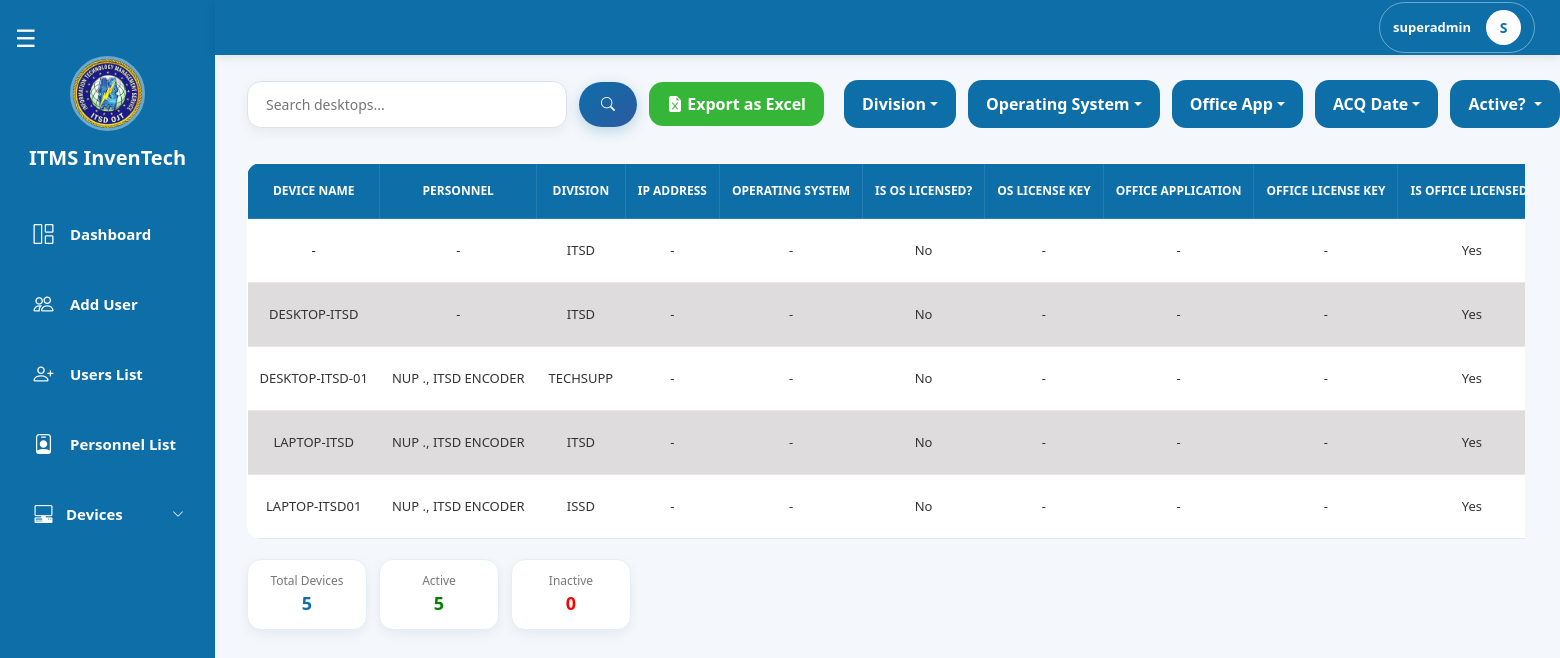
The page /pages/superadmin/device_desktops.php (signed in) on the database its author committed.
### tables this page shows
CREATE TABLE `desktops` (
  `id` int(11) NOT NULL,
  `personnel_id` int(11) NOT NULL,
  `device_id` int(11) NOT NULL,
  `device_name` varchar(150) NOT NULL,
  `division_id` int(11) NOT NULL,
  `ip_address` varchar(50) DEFAULT NULL,
  `os` varchar(100) DEFAULT NULL,
  `is_os_licensed` tinyint(1) DEFAULT NULL,
  `is_remote_acc` tinyint(1) DEFAULT NULL,
  `endpoint_security_id` longtext DEFAULT NULL,
  `no_of_installed_anti_virus` int(11) DEFAULT NULL,
  `date_installed` date DEFAULT NULL,
  `guid` varchar(100) DEFAULT NULL,
  `mac_address` varchar(100) DEFAULT NULL,
  `cpu_brand` varchar(100) DEFAULT NULL,
  `cpu_cores` int(11) DEFAULT NULL,
  `gb_ram` int(11) DEFAULT NULL,
  `monitor_brand` varchar(100) DEFAULT NULL,
  `monitor_size_inches` int(11) DEFAULT NULL,
  `no_of_user_accounts` int(11) DEFAULT NULL,
  `user_account_type` longtext DEFAULT NULL,
  `authorized_software` text DEFAULT NULL,
  `unauthorized_software` text DEFAULT NULL,
  `office_application` varchar(150) DEFAULT NULL,
  `is_office_licensed` tinyint(1) DEFAULT NULL,
  `previous_owners_id` longtext DEFAULT NULL CHECK (json_valid(`previous_owners_id`)),
  `created_date` date DEFAULT current_timestamp(),
  `last_updated_at` date DEFAULT NULL,
  `os_license_key` varchar(255) DEFAULT NULL,
  `office_license_key` varchar(255) DEFAULT NULL,
  `par_serial_no` varchar(255) DEFAULT NULL,
  `is_active` tinyint(1) DEFAULT 1,
  `acquisition_date` date DEFAULT NULL
);

CREATE TABLE `divisions` (
  `id` int(11) NOT NULL,
  `division` varchar(100) NOT NULL
);

### pages/superadmin/device_desktops.php (the view, shortened to what this page needs)
<?php
include "../../config/db.php";
function getEndpointNames($conn, $json)
{
    $ids = json_decode($json, true);
    $ids = implode(',', array_map('intval', $ids));
    $result = $conn->query("SELECT antivirus FROM endpoint_security WHERE id IN ($ids)");
    $names = [];
    while ($row = $result->fetch_assoc()) {
        $names[] = $row['antivirus'];
    }
    return implode(', ', $names);
}
function dash($val)
{
    $v = trim($val ?? '');
    return $v !== '' ? htmlspecialchars($v) : '-';
}
$limit  = 10;
$page   = max(1, (int)($_GET['page'] ?? 1));
$offset = ($page - 1) * $limit;
$search = trim($_GET['search'] ?? '');
$division_filter_raw = $_GET['division']      ?? [];
$os_filter_raw       = $_GET['filter_os']     ?? [];
$office_filter_raw   = $_GET['filter_office'] ?? [];
$division_filter = is_array($division_filter_raw) ? array_filter(array_map('trim', $division_filter_raw)) : [];
$os_filter       = is_array($os_filter_raw)       ? array_filter(array_map('trim', $os_filter_raw))       : [];
$office_filter   = is_array($office_filter_raw)   ? array_filter($office_filter_raw)   : [];
$active_filter   = isset($_GET['is_active']) ? trim($_GET['is_active']) : '';
$acq_filter = trim($_GET['filter_acq'] ?? '');
$baseWhere  = [];
$baseParams = [];
$baseTypes  = '';
$whereSQL = !empty($baseWhere) ? "WHERE " . implode(" AND ", $baseWhere) : "";
$baseJoin = "FROM desktops d
             LEFT JOIN personnels p  ON d.personnel_id = p.id
             LEFT JOIN ranks r       ON p.rank_id = r.id
             LEFT JOIN divisions dv  ON d.division_id = dv.id";
$st = $conn->prepare("SELECT COUNT(*) AS total $baseJoin $whereSQL");
$st->execute();
$totalDevices = $st->get_result()->fetch_assoc()['total'] ?? 0;
$activeWhere = $baseWhere;
$activeWhere[] = "d.is_active = 1";
$activeSQL = "WHERE " . implode(" AND ", $activeWhere);
$inactiveWhere = $baseWhere;
$inactiveWhere[] = "d.is_active = 0";
$inactiveSQL = "WHERE " . implode(" AND ", $inactiveWhere);
$sa = $conn->prepare("SELECT COUNT(*) AS total $baseJoin $activeSQL");
$sa->execute();
$activeDevices = $sa->get_result()->fetch_assoc()['total'] ?? 0;
$si = $conn->prepare("SELECT COUNT(*) AS total $baseJoin $inactiveSQL");
$si->execute();
$inactiveDevices = $si->get_result()->fetch_assoc()['total'] ?? 0;
$stmt = $conn->prepare("
    SELECT d.*,
           CONCAT(r.rank,'  ',p.last_name,', ',p.first_name,' ',p.middle_name) AS personnel_name,
           dv.division AS division_name
    $baseJoin $whereSQL ORDER BY d.device_name ASC LIMIT ?,?
");
$fp  = $baseParams;
$ft = $baseTypes . 'ii';
$fp[] = $offset;
$fp[] = $limit;
$stmt->bind_param($ft, ...$fp);
$stmt->execute();
$result = $stmt->get_result();
$exportParams = http_build_query([
    'search'        => $search,
    'division'      => $division_filter,
    'filter_os'     => $os_filter,
    'filter_office' => $office_filter,
    'is_active'     => $active_filter,
    'filter_acq'    => $acq_filter,
]);
?>
<!DOCTYPE html>
<html lang="en">
<head>
    <link href="https://cdn.jsdelivr.net/npm/bootstrap@5.3.3/dist/css/bootstrap.min.css" rel="stylesheet">
    <link rel="stylesheet" href="../superadmin/css/desktop_laptop.css">
    <link rel="stylesheet" href="css/superadmin_navbar.css">
    <link rel="stylesheet" href="./css/superadmin_sidebar.css">
</head>
<body>
    <?php include 'superadmin_sidebar.php'; ?>
    <?php include 'superadmin_navbar.php'; ?>
    <div class="top-bar">
        <div class="search-container">
            <form class="search-form" method="GET" action="device_desktops.php">
                <input type="text" name="search" class="search-input" placeholder="Search desktops..." value="<?= htmlspecialchars($search) ?>">
                <button type="submit" class="search-btn"><i class="bi bi-search"></i></button>
                <a href="export_desktops.php?<?= htmlspecialchars($exportParams) ?>"
                    class="btn add-desktop-btn"
                    onclick="setTimeout(()=>showToast('Export downloaded successfully!','success'),800)">
                    <i class="bi bi-file-earmark-excel-fill"></i> Export as Excel
                </a>
            </form>
        </div>
        <div class="right-side">
            <div class="filters">
                <form method="GET" action="device_desktops.php" id="filterForm">
                    <div class="dropdown">
                        <?php $divLabel = empty($division_filter) ? 'Division' : (count($division_filter) === 1 ? $division_filter[0] : count($division_filter) . ' Divisions selected'); ?>
                        <button class="btn filter-btn dropdown-toggle" type="button" data-bs-toggle="dropdown" data-bs-auto-close="outside"><?= htmlspecialchars($divLabel) ?></button>
                    </div>
                    <div class="dropdown">
                        <?php $osLabel = empty($os_filter) ? 'Operating System' : (count($os_filter) === 1 ? $os_filter[0] : count($os_filter) . ' OS selected'); ?>
                        <button class="btn filter-btn dropdown-toggle" type="button" data-bs-toggle="dropdown" data-bs-auto-close="outside"><?= htmlspecialchars($osLabel) ?></button>
                    </div>
                    <div class="dropdown">
                        <?php $officeLabel = empty($office_filter) ? 'Office App' : (count($office_filter) === 1 ? $office_filter[0] : count($office_filter) . ' Apps selected'); ?>
                        <button class="btn filter-btn dropdown-toggle" type="button" data-bs-toggle="dropdown" data-bs-auto-close="outside"><?= htmlspecialchars($officeLabel) ?></button>
                    </div>
                </form>
            </div>
            <div class="dropdown">
                <?php
                $acqLabel = 'ACQ Date';
                ?>
                <button class="btn filter-btn dropdown-toggle" data-bs-toggle="dropdown"><?= htmlspecialchars($acqLabel) ?></button>
            </div>
            <div class="dropdown">
                <button class="btn filter-btn dropdown-toggle" data-bs-toggle="dropdown">
                    <?= $active_filter === '' ? 'Active?' : ($active_filter == 1 ? 'YES' : 'NO') ?>
                </button>
            </div>
        </div>
    </div>
    <div class="contenttable">
        <div class="table-container">
            <table class="users-table">
                <thead>
                    <tr>
                        <th>DEVICE NAME</th>
                        <th>PERSONNEL</th>
                        <th>DIVISION</th>
                        <th>IP ADDRESS</th>
                        <th>OPERATING SYSTEM</th>
                        <th>IS OS LICENSED?</th>
                        <th>OS LICENSE KEY</th>
                        <th>OFFICE APPLICATION</th>
                        <th>OFFICE LICENSE KEY</th>
                        <th>IS OFFICE LICENSED?</th>
                    </tr>
                </thead>
                <tbody>
                    <?php if ($result->num_rows > 0): ?>
                        <?php while ($row = $result->fetch_assoc()): ?>
                            <tr class="clickable-row" data-active="<?= $row['is_active'] ? '1' : '0' ?>"
                                data-bs-toggle="modal" data-bs-target="#viewDtModal<?= $row['id'] ?>">
                                <td><?= dash($row['device_name'] ?? '') ?></td>
                                <td><?= dash($row['personnel_name'] ?? '') ?></td>
                                <td><?= dash($row['division_name'] ?? '') ?></td>
                                <td><?= dash($row['ip_address'] ?? '') ?></td>
                                <td><?= dash($row['os'] ?? '') ?></td>
                                <td><?= ($row['is_os_licensed'] == 1) ? 'Yes' : 'No' ?></td>
                                <td><?= dash($row['os_license_key'] ?? '') ?></td>
                                <td><?= dash($row['office_application'] ?? '') ?></td>
                                <td><?= dash($row['office_license_key'] ?? '') ?></td>
                                <td><?= ($row['is_office_licensed'] == 1) ? 'Yes' : 'No' ?></td>
                            </tr>
                                                    <div class="view-value"><?= getEndpointNames($conn, $row['endpoint_security_id']) ?: '' ?></div>
                        <?php endwhile; ?>
                    <?php else: ?>
                        <tr>
                            <td colspan="30" class="text-center">No devices found.</td>
                        </tr>
                    <?php endif; ?>
                </tbody>
            </table>
        </div>
        <div class="table-footer">
            <div class="user-stats">
                <div class="stat-box total">
                    <span class="label">Total Devices</span>
                    <span class="value"><?= $totalDevices ?></span>
                </div>
                <div class="stat-box active">
                    <span class="label">Active</span>
                    <span class="value"><?= $activeDevices ?></span>
                </div>
                <div class="stat-box inactive">
                    <span class="label">Inactive</span>
                    <span class="value"><?= $inactiveDevices ?></span>
                </div>
            </div>
        </div>
    </div>
</body>
</html>

### pages/superadmin/css/desktop_laptop.css (style rules this page uses)
:root { --sidebar-expanded: 247px; --sidebar-collapsed: 115px; --primary: #0d6ea8; --primary-dark: #0b5f91; --primary-darker: #095a8a; --primary-gradient: linear-gradient(135deg, #0d6ea8, #2c5aa0); --green: #0fa90fd3; --green-dark: #0c960cd3; --bg-page: #f4f7fb; --bg-white: #ffffff; --bg-modal-body: #f8fafc; --border-light: #dce3ec; --border-card: #eef2f6; --text-dark: #333; --text-label: #334155; --text-muted: #777; --row-even: #dedcdc; --row-hover: #dfe6e9; --shadow-sm: 0 4px 12px rgba(0, 0, 0, 0.06); --shadow-md: 0 4px 18px rgba(0, 0, 0, 0.08); --shadow-lg: 0 8px 20px rgba(0, 0, 0, 0.15); --shadow-primary: 0 4px 14px rgba(13, 110, 168, 0.25); --shadow-primary-hover: 0 6px 18px rgba(13, 110, 168, 0.35); --radius-sm: 10px; --radius-md: 14px; --radius-lg: 18px; --radius-xl: 20px; --radius-pill: 24px; }
body { background: var(--bg-page); overflow-x: hidden; }
.top-bar { margin-top: 80px; margin-left: var(--sidebar-expanded); margin-right: 35px; display: flex; justify-content: space-between; align-items: center; gap: 20px; flex-wrap: nowrap; transition: all 0.3s ease; }
.filters { display: flex; align-items: center; }
#filterForm { display: flex; align-items: center; gap: 12px; flex-wrap: nowrap; }
.filter-btn { background: var(--primary); color: white; border: none; padding: 12px 18px; border-radius: var(--radius-md); font-weight: 600; transition: all 0.3s ease; white-space: nowrap; }
.add-btn, .add-desktop-btn, .add-laptop-btn { background: var(--green); color: white; border: none; padding: 10px 18px; border-radius: var(--radius-md); font-weight: 600; transition: all 0.2s ease; white-space: nowrap; }
.right-side { display: flex; align-items: center; gap: 12px; flex-wrap: nowrap; }
.search-container { display: flex; align-items: center; }
.search-form { display: flex; align-items: center; gap: 12px; flex-wrap: nowrap; }
.search-input { width: 320px; padding: 12px 18px; border: 1px solid var(--border-light); border-radius: var(--radius-md); outline: none; font-size: 14px; font-weight: 500; background: var(--bg-white); box-shadow: var(--shadow-sm); transition: all 0.3s ease; }
.search-btn { border: none; padding: 12px 22px; border-radius: var(--radius-pill); background: var(--primary-gradient); color: white; font-size: 14px; font-weight: 600; cursor: pointer; transition: all 0.3s ease; box-shadow: var(--shadow-primary); white-space: nowrap; }
.contenttable { margin-left: var(--sidebar-expanded); margin-right: 35px; margin-top: 35px; border-radius: var(--radius-lg); transition: all 0.3s ease; overflow: visible; }
.table-container { overflow-x: auto; white-space: nowrap; }
.users-table { width: 100%; border-collapse: collapse; min-width: 1200px; background: white; border-radius: var(--radius-md); overflow: hidden; }
.users-table thead { background: var(--primary); }
.users-table thead th { color: white; padding: 18px 12px; border: 1px solid rgba(255, 255, 255, 0.1); font-size: 12px; font-weight: 700; text-align: center; white-space: nowrap; text-transform: uppercase; }
.users-table tbody td { padding: 16px 12px; font-size: 13px; text-align: center; border-bottom: 1px solid #e5e7eb; color: var(--text-dark); white-space: nowrap; }
.users-table tbody tr:nth-child(odd) { background-color: #ffffff; }
.users-table tbody tr:nth-child(even) { background-color: var(--row-even); }
.table-footer { margin-top: 20px; display: flex; justify-content: space-between; align-items: center; gap: 20px; flex-wrap: wrap; }
.user-stats { display: flex; gap: 12px; }
.stat-box { min-width: 120px; padding: 12px 16px; border-radius: var(--radius-md); background: var(--bg-white); border: 1px solid #e6eef5; box-shadow: var(--shadow-sm); text-align: center; }
.stat-box .label { display: block; font-size: 12px; color: var(--text-muted); }
.stat-box .value { font-size: 18px; font-weight: bold; color: var(--primary); }
.stat-box.active .value { color: green; }
.stat-box.inactive .value { color: red; }

### pages/superadmin/css/superadmin_sidebar.css (style rules this page uses)
.dropdown { width: 100%; font-size: 15px; font-weight: 600; }

### rows shown on the page
desktops: device_name "-", personnel_name "-", division.division "ITSD", ip_address "-", os "-", is_os_licensed "No", os_license_key "-", office_application "-", office_license_key "-", is_office_licensed "Yes"
desktops: device_name "DESKTOP-ITSD", personnel_name "-", division.division "ITSD", ip_address "-", os "-", is_os_licensed "No", os_license_key "-", office_application "-", office_license_key "-", is_office_licensed "Yes"
desktops: device_name "DESKTOP-ITSD-01", personnel_name "NUP ., ITSD ENCODER", division.division "TECHSUPP", ip_address "-", os "-", is_os_licensed "No", os_license_key "-", office_application "-", office_license_key "-", is_office_licensed "Yes"
desktops: device_name "LAPTOP-ITSD", personnel_name "NUP ., ITSD ENCODER", division.division "ITSD", ip_address "-", os "-", is_os_licensed "No", os_license_key "-", office_application "-", office_license_key "-", is_office_licensed "Yes"
desktops: device_name "LAPTOP-ITSD01", personnel_name "NUP ., ITSD ENCODER", division.division "ISSD", ip_address "-", os "-", is_os_licensed "No", os_license_key "-", office_application "-", office_license_key "-", is_office_licensed "Yes"

### other values the page prints
$username "superadmin"
substr($username, 0, 1) "S"
$divLabel "Division"
$osLabel "Operating System"
$officeLabel "Office App"
$acqLabel "ACQ Date"
$totalDevices "5"
$activeDevices "5"
$inactiveDevices "0"
